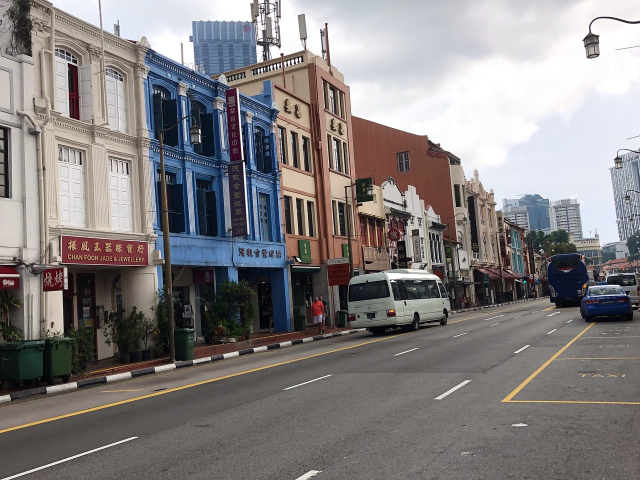
#> input picture DataSet/street.jpg, 1280 x 960 px (shown at 1/2 size)
$ python DIP_033.py
#> lines starting #> are read from the running program, lines starting #| are printed output that depends on the picture; after the words box and inside, x2 and y2 are one past the last pixel; in counts of white or black regions, pixels touching at a corner belong together
import numpy as np
import cv2 as cv

img = cv.imread('DataSet/street.jpg')
#> img is the input picture: shape (960, 1280, 3); mean B, G, R 127.8, 127.6, 131.6
gray_img = cv.cvtColor(img, cv.COLOR_BGR2GRAY)
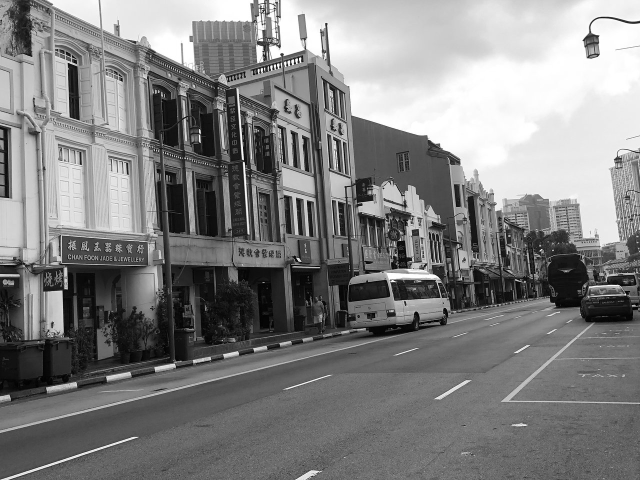
#> gray_img: shape (960, 1280) (shown at 1/2 size); min 0, max 255, mean 128.8

edges = cv.Canny(gray_img, 300, 200)
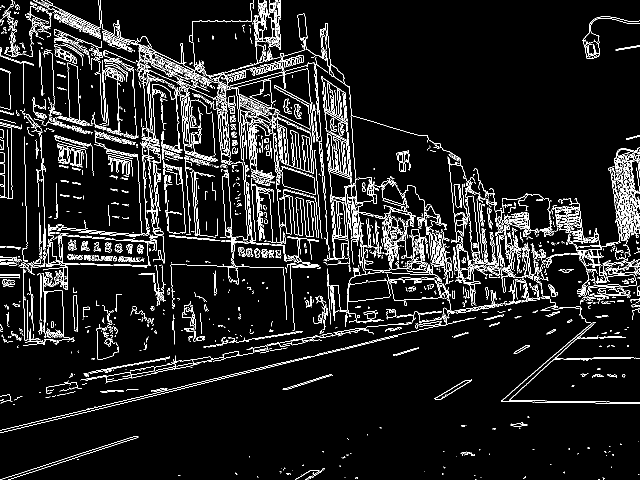
#> edges: shape (960, 1280) (shown at 1/2 size); 7.4% white in thin lines or dots

cv.imshow('ventana', edges)
cv.waitKey()

minLineLength = 600
maxLineGap = 10
lines = cv.HoughLinesP(edges, 1, np.pi/180, 100, minLineLength, maxLineGap)
#> lines = 305 rows, first 6: [585, 534, 596, 534], [68, 1, 85, 9], [474, 533, 498, 533], [775, 674, 785, 672], [366, 776, 393, 770], [622, 529, 635, 529]
print(lines.shape)
#| (305, 1, 4)
for i in range(lines.shape[0]):
    cv.line(img, (lines[i,0,0], lines[i,0,1]),
                 (lines[i,0,2], lines[i,0,3]),
                 (0, 0, 255), 2)
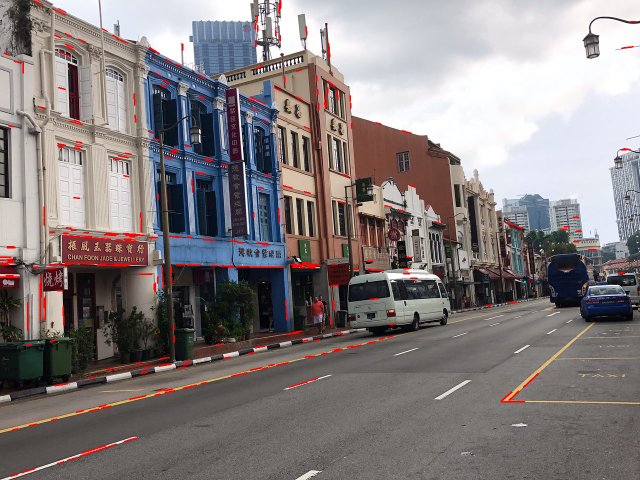
#> img: shape (960, 1280, 3) (shown at 1/2 size); 1.21% of pixels changed, all inside (x1, y1, x2, y2) = (0, 0, 1273, 954)

cv.imshow('ventana', img)
cv.waitKey()

cv.destroyAllWindows()
cv.imwrite('houghlines.jpg', img)

$ run again, with DataSet/MarcaDeAgua.jpg copied over DataSet/street.jpg
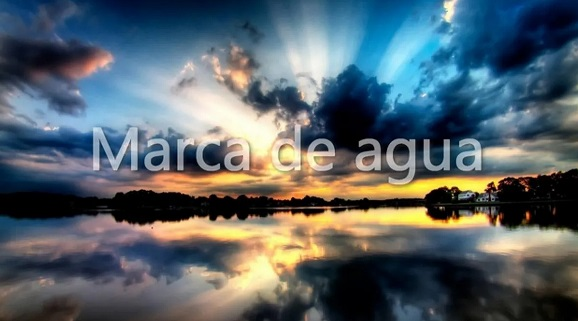
#> input picture DataSet/MarcaDeAgua.jpg, 578 x 321 px
#> img is the input picture: shape (321, 578, 3); mean B, G, R 105.2, 99, 87.2
#> `edges = cv.Canny(gray_img, 300, 200)`:
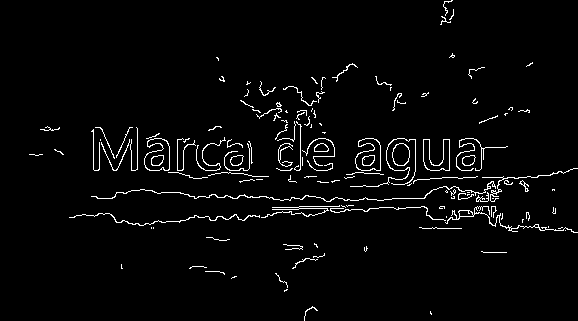
#> edges: shape (321, 578); 3% white in thin lines or dots
#> lines = [[394, 170, 404, 170], [461, 170, 471, 170], [149, 170, 159, 170], [97, 198, 112, 198], [272, 209, 298, 209], [229, 170, 239, 170], [482, 177, 502, 177], [205, 170, 216, 170]]
#| (8, 1, 4)
#> after the loop `for i in range(lines.shape[0]):`:
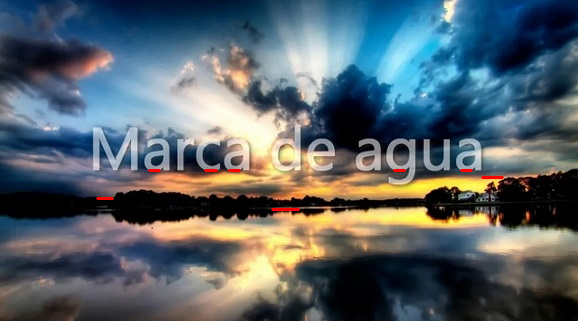
#> img: shape (321, 578, 3); 0.2% of pixels changed, all inside (x1, y1, x2, y2) = (96, 169, 504, 211)
